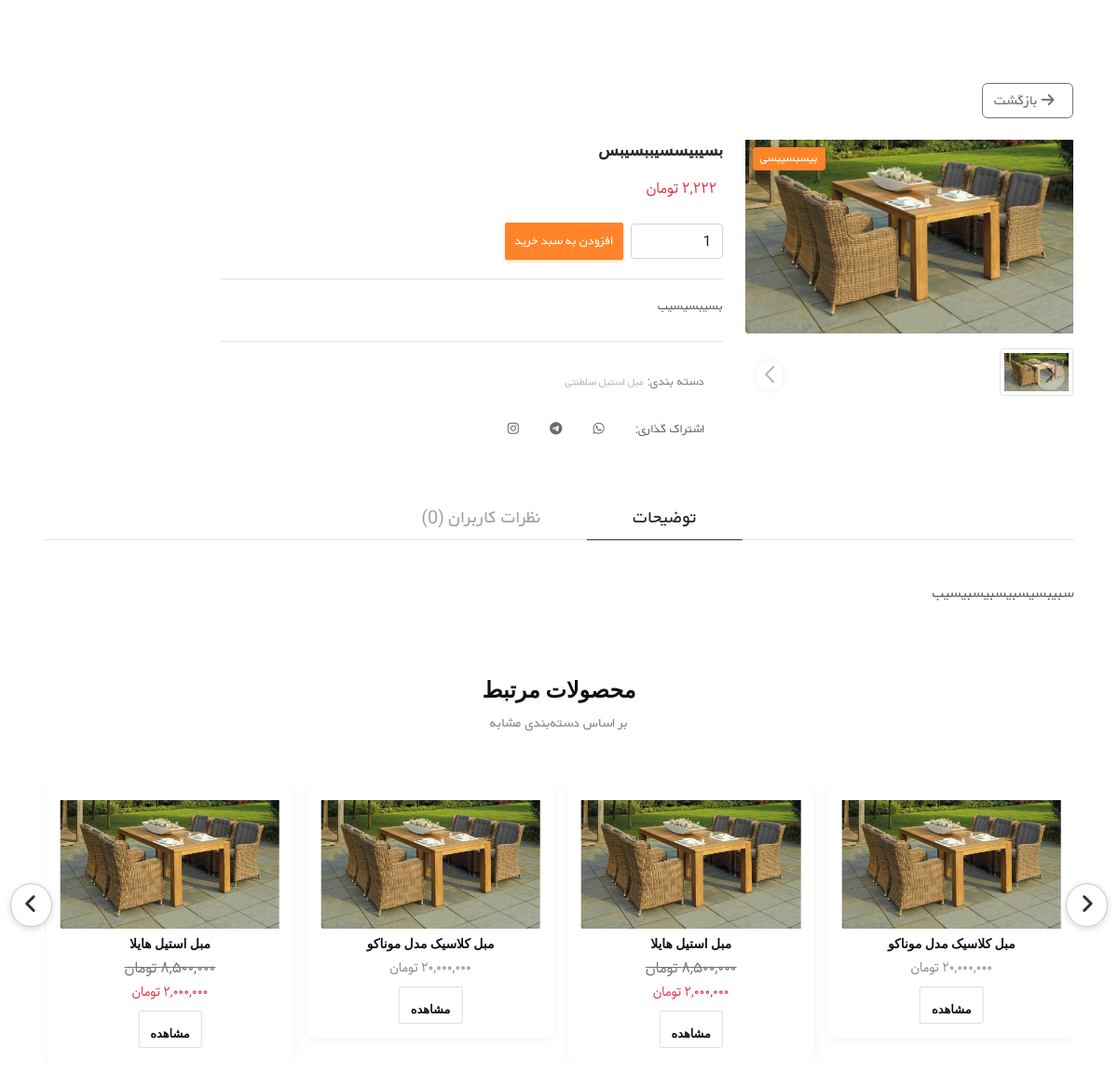
/products/بسیبیسسیببسیبس/, run on an earlier commit of the app's database.
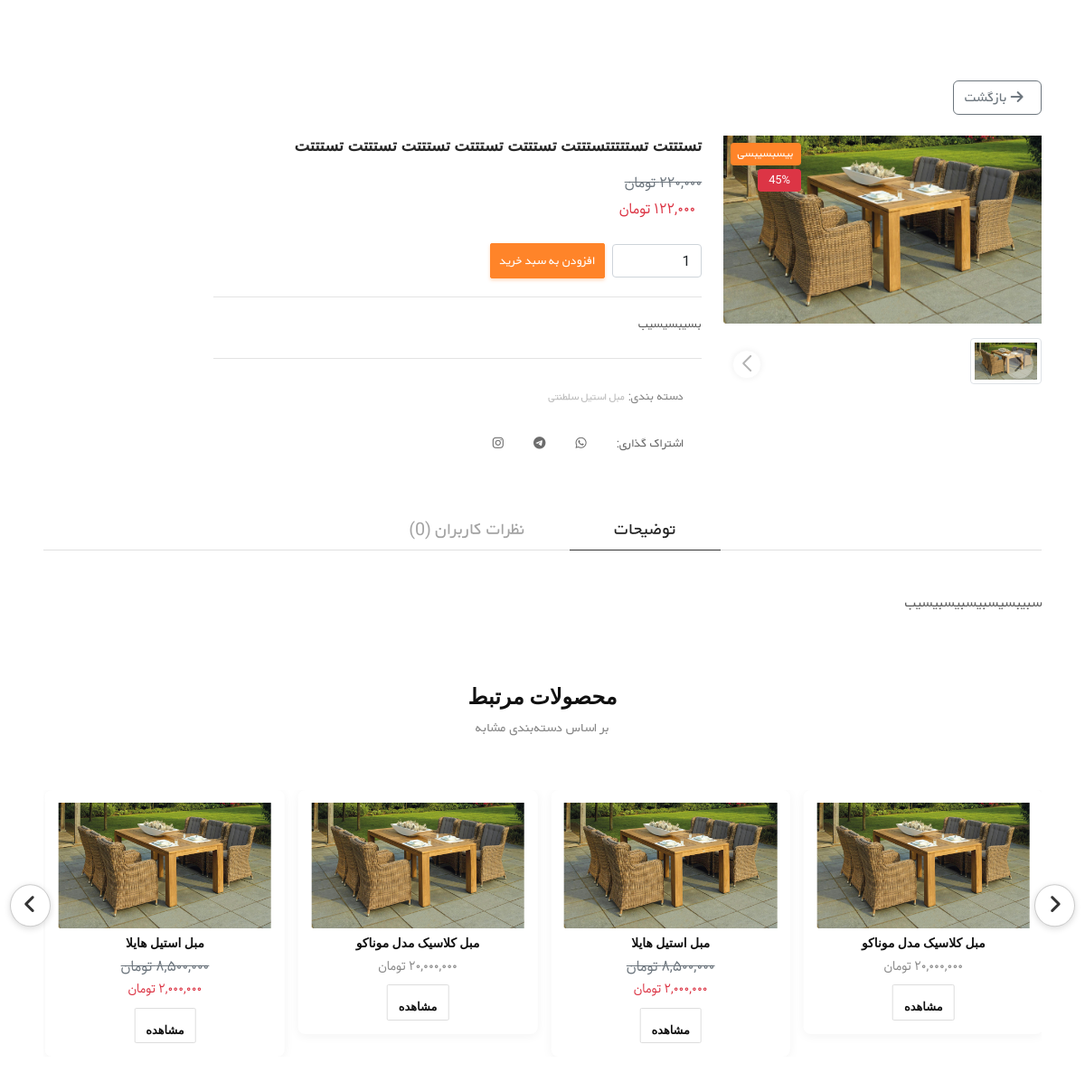
And on a later commit of the database.
### product_module/models.py (models this page shows, shortened)
class Product(models.Model):
    title = models.CharField(max_length=300, verbose_name='نام محصول')
    product_quantity = models.BooleanField(verbose_name='موجودی محصول', default=True, null=True)
    image = models.ImageField(upload_to='images/products', null=True, blank=True, verbose_name='تصویر محصول')
    category = models.ManyToManyField(ProductCategory, related_name='product_categories', verbose_name='دسته بندی ها')
    discount_price = models.IntegerField(verbose_name='قیمت تخفیف', null=True)
    price = models.IntegerField(verbose_name='قیمت اصلی')
    cheque_price = models.IntegerField(null=True, blank=True, verbose_name='قیمت چکی')
    slug = models.SlugField(default="", null=False, db_index=True, blank=True, max_length=200, unique=True, verbose_name='عنوان در url', allow_unicode=True)
    short_description = RichTextField(null=True, blank=True, verbose_name='توضیح کوتاه')
    description = RichTextField(null=True, blank=True, verbose_name='توضیح کامل')
    badge_text = models.CharField(max_length=50, null=True, blank=True, verbose_name='متن بج (نشان)')
    is_new = models.BooleanField(
        default=False,
        verbose_name='محصول جدید؟',
        help_text='اگر این تیک فعال باشد، بج "جدید" زیر بج اصلی نمایش داده می‌شود.'
    )
    is_discount_active = models.BooleanField(verbose_name='تخفیف فعال است؟', default=False, help_text='اگر مایل به نمایش این تخفیف در سایت هستید این تیک را بزنید.')
    is_active = models.BooleanField(default=False, verbose_name='فعال / غیرفعال')
    is_delete = models.BooleanField(verbose_name='حذف شده / نشده')
    has_custom_options = models.BooleanField(
        default=False,
        verbose_name='آیا این محصول نیاز به مشخصات انتخابی دارد؟'
    )
    def get_absolute_url(self):
        return reverse('product_detail', args=[self.slug])
    def discount_percent(self):
        if self.is_discount_active and self.price and self.discount_price:
            try:
                discount = 100 - int((self.discount_price / self.price) * 100)
                return discount
            except ZeroDivisionError:
                return 0
        return None
    class Meta:
        verbose_name = 'محصول'
        verbose_name_plural = 'محصولات'

### product_module/forms.py
class ProductCommentForm(forms.ModelForm):
    class Meta:
        model = ProductComment
        fields = ['text']
        widgets = {
            'text': forms.Textarea(attrs={
                'placeholder': 'نظر خود را بنویسید...',
                'rows': 4,
                'class': 'form-control'
            })
        }
        labels = {
            'text': ''
        }

### polls/templatetags/poll_extras.py (called while the page is built)
def to_persian_numbers(text):
    persian_digits = '۰۱۲۳۴۵۶۷۸۹'
    english_digits = '0123456789'
    translation_table = str.maketrans(english_digits, persian_digits)
    return str(text).translate(translation_table)

@register.filter(name='three_digits_currency')
def three_digits_currency(value: int):
    formatted_value = '{:,}'.format(value) + ' تومان'
    return to_persian_numbers(formatted_value)

### site_module/context_processors.py (called while the page is built)
def site_settings(request):
    try:
        site_settings = SiteSettings.objects.filter(is_main_settings=True).first()
        return {
            'site_settings': site_settings
        }
    except Exception:
        return {
            'site_settings': None
        }

### product_module/templates/product_module/product_detail.html (shortened to what the changed rows need)
{% extends 'shared/_layout.html' %}
{% load poll_extras %}
{% load render_partial %}
{% load humanize %}
{% block content %}
<section class="product-details pt-90 pb-50" dir="rtl">
  <div class="container">
    <div class="row">
      <div class="product-album mb-4 col-xl-4 col-lg-4">
       <div class="position-relative" style="display: inline-block;">
        {% if product.images.all %}
            {% with main_image=product.images.first %}
             {% if main_image.alt_text %}
              <img id="main-product-image" src="{{ main_image.image.url }}" alt="{{ main_image.alt_text }}" class="img-fluid mb-3" style="max-width: 100%; cursor: pointer;" onclick="openLightbox(this.src)">
             {% else %}
              <img id="main-product-image" src="{{ main_image.image.url }}" alt="{{ product.title }}" class="img-fluid mb-3" style="max-width: 100%; cursor: pointer;" onclick="openLightbox(this.src)">
             {% endif %}
            {% endwith %}
        {% elif product.image %}
            <img id="main-product-image" src="{{ product.image.url }}" alt="{{ product.title }}" class="img-fluid mb-3" style="max-width: 100%; cursor: pointer;" onclick="openLightbox(this.src)">
        {% endif %}
        {% if product.badge_text or product.is_new or product.discount_percent %}
        <div class="product__flash-4 position-absolute top-0 start-0 d-flex flex-column align-items-start gap-1 p-2" style="z-index: 2;">
          {% if product.badge_text %}
              <span class="badge badge-neutral rect-badge">{{ product.badge_text }}</span>
          {% endif %}
          {% if product.discount_percent %}
              <span class="badge badge-danger rect-badge titr-font">{{ product.discount_percent }}%</span>
          {% endif %}
        </div>
        {% endif %}
       </div>
        <div class="swiper-container product-thumbnails-slider" id="product-thumbnails-swiper" style="max-width: 450px;">
          <div class="swiper-wrapper">
            {% if not product.images.all and product.image %}
              <div class="swiper-slide">
                <img src="{{ product.image.url }}" alt="{{ product.title }}" class="img-thumbnail"
                     style="width: 80px; cursor:pointer;"
                     onclick="document.getElementById('main-product-image').src=this.src;">
              </div>
            {% endif %}
          </div>
        </div>
    </div>
<div class="col-xl-6 col-lg-6">
  <div class="product__modal-content-2">
    <h4>{{ product.title }}</h4>
    <div class="product__price mb-25 text-end">
      {% if product.is_discount_active and product.discount_price %}
        <del class="d-block text-muted mb-1 titr-font">{{ product.price|three_digits_currency }}</del>
        <span class="price text-danger d-block titr-font">{{ product.discount_price|three_digits_currency }}</span>
      {% else %}
        <span class="price text-danger d-block titr-font">{{ product.price|three_digits_currency }}</span>
      {% endif %}
    </div>
    <div class="add-to-cart mt-4 mb-20">
      <div class="d-flex align-items-center gap-2">
      </div>
    </div>
    <div class="product__modal-des mb-30">
      {{ product.short_description|safe }}
    </div>
    <div class="product__tag mb-25">
      <span class="ct mr-20">دسته بندی:</span>
      {% for cat in product.category.all %}
        <span><a href="{% url 'product-categories_list' cat.url_title %}">{{ cat.title }}</a></span>
      {% endfor %}
    </div>
    <div class="product__share mt-4">
      <span>اشتراک گذاری:</span>
      <ul>
      </ul>
    </div>
  </div>
</div>
    </div>
    <div class="row mt-70">
      <div class="col-xl-12">
        <div class="product__details-tab">
          <div class="tab-content" id="pro-detailsContent">
            <div class="tab-pane fade active show" id="des" role="tabpanel">
              <div class="product__details-des mb-20">
                {{ product.description|safe }}
              </div>
            </div>
          </div>
        </div>
      </div>
    </div>
  </div>
</section>
{% endblock %}

What changed in the data, as far as the page shows it:
changed Product "سبیبسیسبیسبیسبیسیب": is_discount_active False → True (drawn); discount_percent (not shown) → "45"; title "بسیبیسسیببسیبس" → "تستتتت تستتتتتستتتت تستتتت تستتتت تستتتت تستتتت تستتتت"; discount_price|three_digits_currency (not shown) → "۱۲۲,۰۰۰ تومان"; price|three_digits_currency "۲,۲۲۲ تومان" → "۲۲۰,۰۰۰ تومان"
